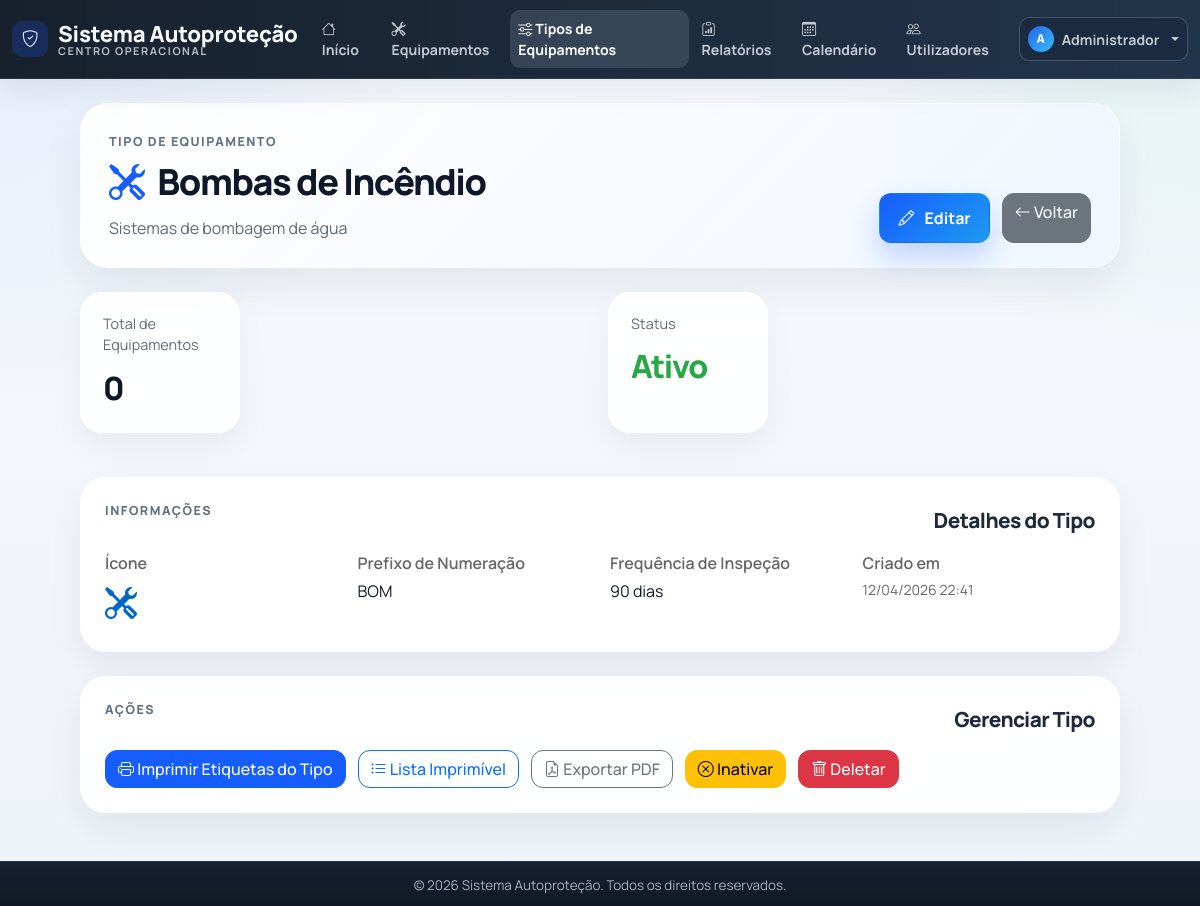
The page /index.php?controler=tipo_equipamento&acao=ver&id=7 (signed in) on the database its author committed.
### tables this page shows
CREATE TABLE IF NOT EXISTS tipos_equipamentos (
    id INT AUTO_INCREMENT PRIMARY KEY,
    nome VARCHAR(100) NOT NULL,
    descricao TEXT,
    icone VARCHAR(50),
    prefixo_numeracao VARCHAR(20) COMMENT 'Prefixo para numeração dos equipamentos, ex: EXT, HID, LUM',
    proximo_numero INT DEFAULT 1 COMMENT 'Próximo número sequencial do tipo de equipamento',
    frequencia_inspecao INT COMMENT 'Frequência em dias',
    ativo BOOLEAN DEFAULT TRUE,
    data_criacao TIMESTAMP DEFAULT CURRENT_TIMESTAMP,
    UNIQUE KEY uk_tipo_nome (nome),
    INDEX idx_ativo (ativo)
);

### app/core/View.php (called while the page is built, shortened)
<?php
class View {
    public static function render($view, array $data = []) {
        $viewPath = APP_PATH . DIRECTORY_SEPARATOR . 'views' . DIRECTORY_SEPARATOR . str_replace('/', DIRECTORY_SEPARATOR, $view) . '.php';
        extract($data, EXTR_SKIP);
        require $viewPath;
        require APP_PATH . DIRECTORY_SEPARATOR . 'views' . DIRECTORY_SEPARATOR . 'layouts' . DIRECTORY_SEPARATOR . 'main.php';
    }
}

### app/core/Controller.php (called while the page is built, shortened)
<?php
abstract class Controller {
    protected function render($view, array $data = []) {
        View::render($view, $data);
    }
}

### app/controllers/TipoEquipamentoController.php (called while the page is built, shortened)
<?php
class TipoEquipamentoController extends Controller {
    private $tipoEquipamento;
    public function __construct() {
        $this->tipoEquipamento = new TipoEquipamento();
    }
    public function ver($id) {
        $tipo = $this->tipoEquipamento->getById($id);
        $totalEquipamentos = $this->tipoEquipamento->getContagemEquipamentos($id, true);
        $totalEquipamentosAssociados = $this->tipoEquipamento->getContagemEquipamentos($id, false);
        $this->render('tipos_equipamentos/ver', compact('tipo', 'totalEquipamentos', 'totalEquipamentosAssociados'));
    }
}

### app/core/Application.php (called while the page is built, shortened)
<?php
class Application {
    public function run() {
        $router = new Router();
        $route = $router->resolve($_GET);
        $this->dispatch($route);
    }
    private function registerAutoloader() {
        spl_autoload_register(function ($class) {
            $directories = [
                APP_PATH . DIRECTORY_SEPARATOR . 'core',
                APP_PATH . DIRECTORY_SEPARATOR . 'models',
                APP_PATH . DIRECTORY_SEPARATOR . 'controllers',
            ];
            foreach ($directories as $directory) {
                $file = $directory . DIRECTORY_SEPARATOR . $class . '.php';
                if (file_exists($file)) {
                    return;
                }
            }
        });
    }
    private function dispatch($route) {
        try {
            $controller = new $route['controller']();
            call_user_func_array([$controller, $route['action']], $route['params']);
        } catch (Throwable $exception) {
            $this->handleException($exception);
        }
    }
}

### public/index.php (called while the page is built)
<?php
require_once dirname(__DIR__) . DIRECTORY_SEPARATOR . 'app' . DIRECTORY_SEPARATOR . 'core' . DIRECTORY_SEPARATOR . 'Application.php';
$application = new Application();
$application->run();

### app/models/TipoEquipamento.php (called while the page is built, shortened)
<?php
class TipoEquipamento {
    private $db;
    private $table = 'tipos_equipamentos';
    public function __construct() {
        $this->db = new Database();
    }
    public function getById($id) {
        $id = (int)$id;
        $query = "SELECT * FROM {$this->table} WHERE id = {$id}";
        $resultado = $this->db->query($query);
        if ($resultado && $resultado->num_rows > 0) {
            return $resultado->fetch_assoc();
        }
        return null;
    }
    public function getContagemEquipamentos($id, $apenasAtivos = true) {
        $id = (int)$id;
        $query = "SELECT COUNT(*) as total FROM equipamentos WHERE tipo_equipamento_id = {$id}";
        if ($apenasAtivos) {
            $query .= " AND ativo = TRUE";
        }
        $resultado = $this->db->query($query);
        $row = $resultado->fetch_assoc();
        return (int)$row['total'];
    }
}

### app/models/Database.php (called while the page is built, shortened)
<?php
class Database {
    private $conexao;
    private $host;
    private $port;
    private $user;
    private $password;
    private $dbname;
    public function __construct() {
        $config = require CONFIG_PATH . DIRECTORY_SEPARATOR . 'database.php';
        $this->host = $config['host'];
        $this->port = $config['port'] ?? 3306;
        $this->user = $config['user'];
        $this->password = $config['password'];
        $this->dbname = $config['dbname'];
    }
    private function conectar() {
        try {
            $connection = new mysqli(
                $this->host,
                $this->user,
                $this->password,
                $this->dbname,
                (int)$this->port
            );
            $connection->set_charset("utf8mb4");
            $this->conexao = $connection;
        } catch (Exception $e) {
            die('Erro de conexão com a base de dados: ' . $e->getMessage());
        }
    }
    public function query($query) {
        return $this->conexao->query($query);
    }
}

### app/views/tipos_equipamentos/ver.php (the view, shortened to what this page needs)
<?php
$tipo = $tipo ?? [];
$nome = htmlspecialchars($tipo['nome'] ?? '', ENT_QUOTES, 'UTF-8');
$descricao = htmlspecialchars($tipo['descricao'] ?? '', ENT_QUOTES, 'UTF-8');
$icone = htmlspecialchars($tipo['icone'] ?? 'bi-tools', ENT_QUOTES, 'UTF-8');
$prefixo = htmlspecialchars($tipo['prefixo_numeracao'] ?? '', ENT_QUOTES, 'UTF-8');
$frequencia = (int)($tipo['frequencia_inspecao'] ?? 0);
$ativo = (bool)($tipo['ativo'] ?? true);
$totalEquipamentos = (int)($totalEquipamentos ?? 0);
$totalEquipamentosAssociados = (int)($totalEquipamentosAssociados ?? $totalEquipamentos);
?>
<section class="page-shell page-shell--narrow tipo-equipamento-ver-page">
    <header class="page-hero compact">
        <div>
            <span class="page-hero__eyebrow">Tipo de Equipamento</span>
            <h1>
                <i class="bi <?php echo $icone; ?>"></i>
                <?php echo $nome; ?>
            </h1>
            <?php if ($descricao): ?>
                <p><?php echo $descricao; ?></p>
            <?php endif; ?>
        </div>
        <div class="page-hero__actions">
            <a href="index.php?controler=tipo_equipamento&acao=editar&id=<?php echo (int)$tipo['id']; ?>" class="btn btn-dashboard-primary">
                <i class="bi bi-pencil"></i>
                Editar
            </a>
            <a href="index.php?controler=tipo_equipamento&acao=listar" class="btn btn-secondary">
                <i class="bi bi-arrow-left"></i>
                Voltar
            </a>
        </div>
    </header>
    <div style="display: grid; grid-template-columns: 1fr 1fr; gap: 16px; margin-bottom: 20px;">
        <section class="mini-stats-grid">
            <a
                href="index.php?controler=equipamento&acao=listar&tipo=<?php echo (int)$tipo['id']; ?>"
                style="text-decoration: none; color: inherit; display: block;"
                title="Ver equipamentos deste tipo"
            >
                <article class="mini-stat-card" style="cursor: pointer;">
                    <span>Total de Equipamentos</span>
                    <strong><?php echo $totalEquipamentos; ?></strong>
                </article>
            </a>
        </section>
        <section class="mini-stats-grid">
            <article class="mini-stat-card">
                <span>Status</span>
                <strong style="color: <?php echo $ativo ? '#28a745' : '#dc3545'; ?>;">
                    <?php echo $ativo ? 'Ativo' : 'Inativo'; ?>
                </strong>
            </article>
        </section>
    </div>
    <section class="panel-surface">
        <div class="panel-surface__header">
            <span class="panel-surface__eyebrow">Informações</span>
            <h2>Detalhes do Tipo</h2>
        </div>
        <div style="display: grid; grid-template-columns: repeat(auto-fit, minmax(200px, 1fr)); gap: 20px;">
            <div>
                <label style="display: block; font-weight: 600; margin-bottom: 4px; color: #666;">Ícone</label>
                <div style="font-size: 32px; color: #0066cc;">
                    <i class="bi <?php echo $icone; ?>"></i>
                </div>
            </div>
            <?php if ($prefixo): ?>
                <div>
                    <label style="display: block; font-weight: 600; margin-bottom: 4px; color: #666;">Prefixo de Numeração</label>
                    <p style="margin: 0; font-size: 16px;"><?php echo $prefixo; ?></p>
                </div>
            <?php endif; ?>
            <?php if ($frequencia > 0): ?>
                <div>
                    <label style="display: block; font-weight: 600; margin-bottom: 4px; color: #666;">Frequência de Inspeção</label>
                    <p style="margin: 0; font-size: 16px;"><?php echo $frequencia; ?> dias</p>
                </div>
            <?php endif; ?>
            <?php if ($tipo['data_criacao']): ?>
                <div>
                    <label style="display: block; font-weight: 600; margin-bottom: 4px; color: #666;">Criado em</label>
                    <p style="margin: 0; font-size: 14px; color: #666;">
                        <?php echo date('d/m/Y H:i', strtotime($tipo['data_criacao'])); ?>
                    </p>
                </div>
            <?php endif; ?>
        </div>
    </section>
    <section class="panel-surface">
        <div class="panel-surface__header">
            <span class="panel-surface__eyebrow">Ações</span>
            <h2>Gerenciar Tipo</h2>
        </div>
        <div style="display: flex; gap: 12px; flex-wrap: wrap;">
            <a href="index.php?controler=equipamento&acao=etiquetas&tipo=<?php echo (int)$tipo['id']; ?>"
               class="btn btn-primary"
               target="_blank"
               rel="noopener">
                <i class="bi bi-printer"></i>
                Imprimir Etiquetas do Tipo
            </a>
            <a href="index.php?controler=equipamento&acao=lista_imprimivel&tipo=<?php echo (int)$tipo['id']; ?>"
               class="btn btn-outline-primary"
               target="_blank"
               rel="noopener">
                <i class="bi bi-list-ul"></i>
                Lista Imprimível
            </a>
            <a href="index.php?controler=equipamento&acao=lista_pdf&tipo=<?php echo (int)$tipo['id']; ?>"
               class="btn btn-outline-secondary"
               target="_blank"
               rel="noopener">
                <i class="bi bi-file-earmark-pdf"></i>
                Exportar PDF
            </a>
            <a href="index.php?controler=tipo_equipamento&acao=toggleAtivo&id=<?php echo (int)$tipo['id']; ?>"
               class="btn <?php echo $ativo ? 'btn-warning' : 'btn-success'; ?>"
               onclick="return confirm('Tem a certeza que deseja <?php echo $ativo ? 'inativar' : 'ativar'; ?> este tipo?');">
                <i class="bi <?php echo $ativo ? 'bi-x-circle' : 'bi-check-circle'; ?>"></i>
                <?php echo $ativo ? 'Inativar' : 'Ativar'; ?>
            </a>
            <?php if ($totalEquipamentosAssociados === 0): ?>
                <a href="index.php?controler=tipo_equipamento&acao=deletar&id=<?php echo (int)$tipo['id']; ?>"
                   class="btn btn-danger"
                   onclick="return confirm('Tem a certeza que deseja deletar este tipo? Esta ação não pode ser desfeita.');">
                    <i class="bi bi-trash"></i>
                    Deletar
                </a>
            <?php endif; ?>
        </div>
    </section>
</section>

### public/css/style.css (style rules this page uses)
:root { --color-primary: #165dff; --color-secondary: #6c757d; --color-success: #198754; --color-danger: #dc3545; --color-warning: #ffc107; --color-info: #0dcaf0; --surface-0: #f4f7fb; --surface-1: #ffffff; --surface-2: #eef3fb; --text-strong: #0f172a; --text-soft: #5f6b7a; --stroke-soft: rgba(22, 93, 255, 0.08); }
body { background: radial-gradient(circle at top left, rgba(22, 93, 255, 0.08), transparent 28%), radial-gradient(circle at top right, rgba(16, 185, 129, 0.08), transparent 25%), linear-gradient(180deg, #f7f9fc 0%, #eef3f8 100%); color: var(--text-strong); font-family: 'Manrope', 'Segoe UI', Tahoma, Geneva, Verdana, sans-serif; }
.btn { border-radius: 12px; font-weight: 500; transition: all .2s; }
.btn-primary { background-color: var(--color-primary); border-color: var(--color-primary); }
h1 { color: var(--text-strong); font-weight: 700; margin-bottom: 30px; border-bottom: none; padding-bottom: 0; }
h2 { color: #1e293b; font-weight: 600; }
.btn-dashboard-primary, .btn-dashboard-secondary { display: inline-flex; align-items: center; gap: 10px; padding: 12px 18px; border: 1px solid transparent; font-weight: 700; text-decoration: none; }
.btn-dashboard-primary { background: linear-gradient(135deg, #165dff, #1d9bf0); color: #fff; box-shadow: 0 14px 30px rgba(22, 93, 255, 0.24); }
.page-shell { display: grid; gap: 24px; }
.page-shell--narrow { max-width: 1040px; margin: 0 auto; }
.page-hero { display: flex; align-items: flex-end; justify-content: space-between; gap: 20px; padding: 28px 30px; border-radius: 28px; background: linear-gradient(135deg, rgba(255, 255, 255, 0.95), rgba(240, 246, 255, 0.9)); border: 1px solid rgba(255, 255, 255, 0.7); box-shadow: 0 18px 40px rgba(15, 23, 42, 0.07); }
.page-hero.compact { padding: 24px 28px; }
.page-hero h1 { margin: 8px 0 12px; font-size: clamp(1.9rem, 3vw, 2.8rem); font-weight: 800; letter-spacing: -0.04em; }
.page-hero h1 i { color: #165dff; margin-right: 8px; }
.page-hero p { margin: 0; max-width: 700px; color: var(--text-soft); line-height: 1.7; }
.page-hero__eyebrow, .panel-surface__eyebrow { display: inline-block; font-size: 0.78rem; font-weight: 800; letter-spacing: 0.12em; text-transform: uppercase; color: #607086; }
.page-hero__actions { display: flex; flex-wrap: wrap; gap: 12px; }
.mini-stats-grid { display: grid; grid-template-columns: repeat(3, minmax(0, 1fr)); gap: 16px; }
.mini-stat-card { padding: 20px 22px; border-radius: 22px; background: rgba(255, 255, 255, 0.92); border: 1px solid rgba(255, 255, 255, 0.7); box-shadow: 0 12px 30px rgba(15, 23, 42, 0.05); }
.mini-stat-card span { display: block; color: var(--text-soft); font-size: 0.9rem; }
.mini-stat-card strong { display: block; margin-top: 8px; font-size: 2rem; font-weight: 800; letter-spacing: -0.04em; }
.panel-surface { padding: 24px; border-radius: 26px; background: rgba(255, 255, 255, 0.94); border: 1px solid rgba(255, 255, 255, 0.72); box-shadow: 0 16px 36px rgba(15, 23, 42, 0.06); }
.panel-surface__header { display: flex; align-items: flex-start; justify-content: space-between; gap: 14px; margin-bottom: 18px; }
.panel-surface__header h2 { margin: 6px 0 0; font-size: 1.3rem; font-weight: 800; letter-spacing: -0.03em; }

### rows shown on the page
tipos_equipamentos: nome "Bombas de Incêndio", descricao "Sistemas de bombagem de água", prefixo_numeracao "BOM", frequencia_inspecao "90", data_criacao "12/04/2026 22:41"

### other values the page prints
APP_NAME "Sistema Autoproteção"
$inicialUtilizador "A"
$nomeUtilizador "Administrador"
$totalEquipamentos "0"
